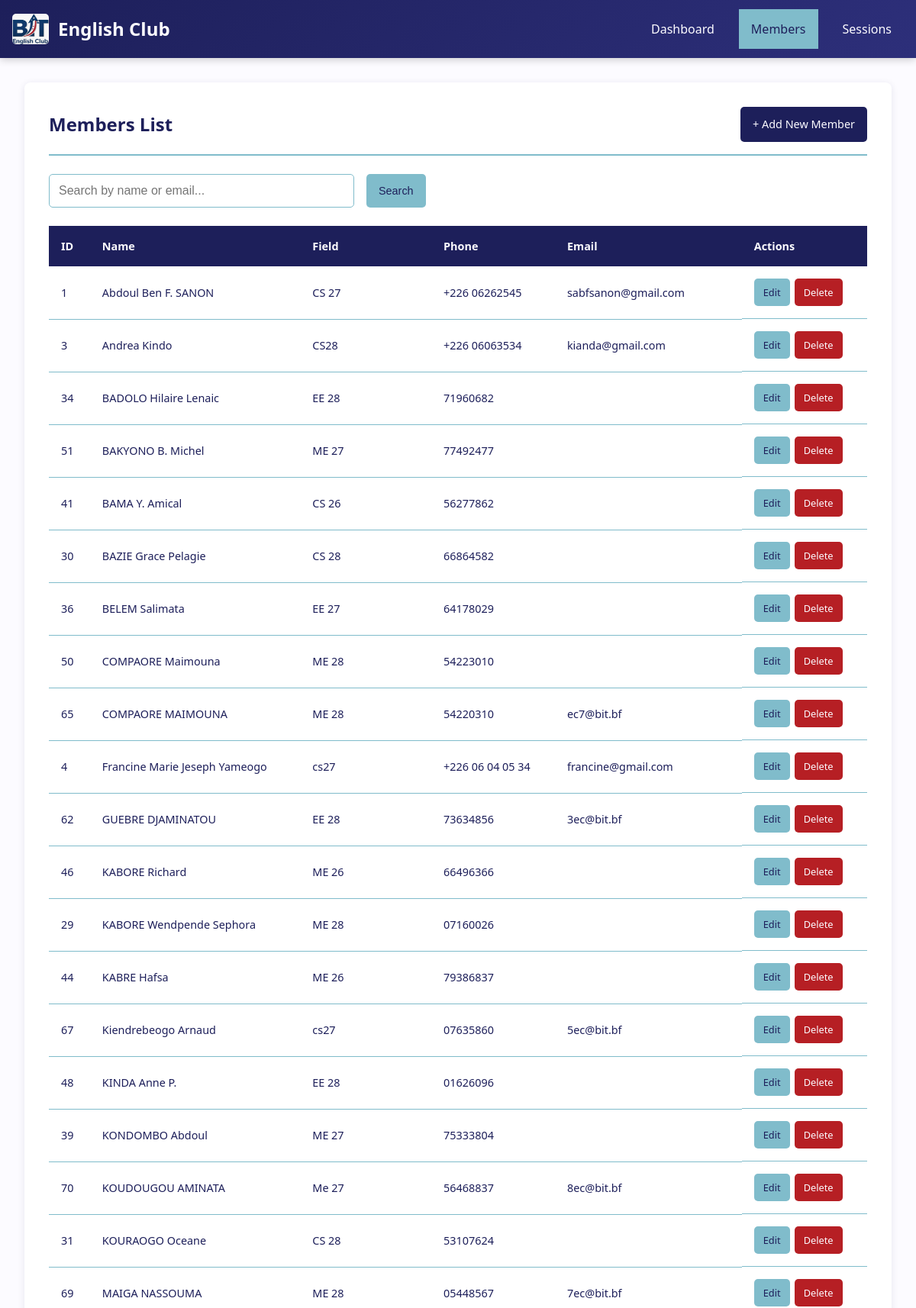
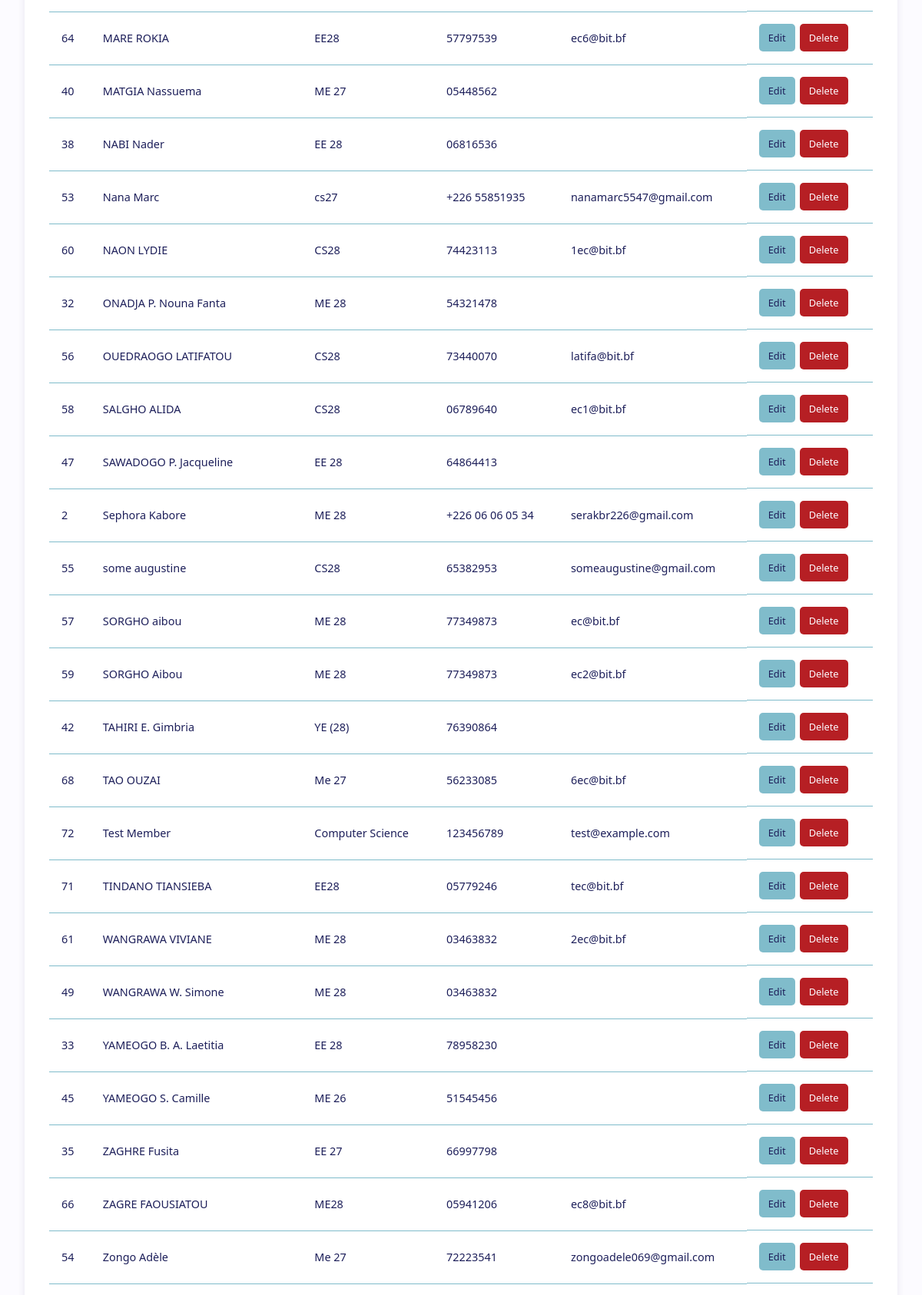
The page /?page=members (upper part) on the database its author committed (2 pictures, top to bottom).
### tables this page shows
CREATE TABLE `members` (
  `id` int NOT NULL AUTO_INCREMENT,
  `name` varchar(100) NOT NULL,
  `field` varchar(100) NOT NULL,
  `phone` varchar(20) NOT NULL,
  `email` varchar(100) DEFAULT NULL,
  `created_at` timestamp NULL DEFAULT CURRENT_TIMESTAMP,
  `updated_at` timestamp NULL DEFAULT CURRENT_TIMESTAMP ON UPDATE CURRENT_TIMESTAMP,
  PRIMARY KEY (`id`),
  UNIQUE KEY `email` (`email`)
);

### config/database.php (called while the page is built, shortened)
<?php
class Database {
    private static $instance = null;
    private $connection;
    private $host = 'localhost';
    private $dbname = 'english_club';
    private $username = 'root';
    private $password = 'sabf2005';
    private $charset = 'utf8mb4';
    private function __construct() {
        $dsn = "mysql:host={$this->host};dbname={$this->dbname};charset={$this->charset}";
        $options = [
            PDO::ATTR_ERRMODE => PDO::ERRMODE_EXCEPTION,
            PDO::ATTR_DEFAULT_FETCH_MODE => PDO::FETCH_ASSOC,
            PDO::ATTR_EMULATE_PREPARES => false,
            PDO::ATTR_PERSISTENT => true,
        ];
        try {
            $this->connection = new PDO($dsn, $this->username, $this->password, $options);
        } catch (PDOException $e) {
            throw new PDOException("Database connection failed: " . $e->getMessage(), (int)$e->getCode());
        }
    }
    public static function getInstance() {
        if (self::$instance === null) {
            self::$instance = new self();
        }
        return self::$instance;
    }
    public function query($sql, $params = []) {
        try {
            $stmt = $this->connection->prepare($sql);
            $stmt->execute($params);
            return $stmt;
        } catch (PDOException $e) {
            throw new PDOException("Query failed: " . $e->getMessage(), (int)$e->getCode());
        }
    }
}

### controllers/MemberController.php (called while the page is built, shortened)
<?php
require_once __DIR__ . '/../models/Member.php';
class MemberController {
    private $memberModel;
    public function __construct() {
        $this->memberModel = new Member();
    }
    public function index() {
        $search = $_GET['search'] ?? null;
        if ($search) {
            $members = $this->memberModel->search($search);
        } else {
            $members = $this->memberModel->getAll();
        }
        return $members;
    }
}

### models/Member.php (called while the page is built, shortened)
<?php
require_once __DIR__ . '/../config/database.php';
class Member {
    private $db;
    public function __construct() {
        $this->db = Database::getInstance();
    }
    public function getAll() {
        $sql = "SELECT * FROM members ORDER BY name ASC";
        $stmt = $this->db->query($sql);
        return $stmt->fetchAll();
    }
}

### views/members/index.php (the view, shortened to what this page needs)
<div class="card">
    <div class="card-header">
        <h2 class="card-title">Members List</h2>
        <a href="?page=members&action=create" class="btn btn-primary">+ Add New Member</a>
    </div>
    <div style="margin-bottom: 1.5rem;">
        <form method="GET" style="display: flex; gap: 1rem; align-items: center; flex-wrap: wrap;">
            <input type="text" name="search" placeholder="Search by name or email..."
                   value="<?= htmlspecialchars($_GET['search'] ?? '') ?>"
                   class="form-control" style="flex: 1; min-width: 200px;">
            <button type="submit" class="btn btn-secondary">Search</button>
        </form>
    </div>
    <?php if (empty($members)): ?>
        <div class="empty-state">
            <div class="empty-state-title">No Members Found</div>
            <div class="empty-state-description">
                <?= isset($_GET['search']) ? 'No members match your search criteria.' : 'Get started by adding your first member to the club.' ?>
            </div>
            <div class="empty-state-action">
                <a href="?page=members&action=create" class="btn btn-primary">Add First Member</a>
            </div>
        </div>
    <?php else: ?>
        <div class="table-responsive">
            <table>
                <thead>
                    <tr>
                        <th>ID</th>
                        <th>Name</th>
                        <th>Field</th>
                        <th>Phone</th>
                        <th>Email</th>
                        <th>Actions</th>
                    </tr>
                </thead>
                <tbody>
                    <?php foreach ($members as $member): ?>
                        <tr>
                            <td><?= htmlspecialchars($member['id'] ?? '') ?></td>
                            <td><?= htmlspecialchars($member['name'] ?? '') ?></td>
                            <td><?= htmlspecialchars($member['field'] ?? '') ?></td>
                            <td><?= htmlspecialchars($member['phone'] ?? '') ?></td>
                            <td><?= htmlspecialchars($member['email'] ?? '') ?></td>
                            <td class="actions">
                                <a href="?page=members&action=edit&id=<?= $member['id'] ?? 0 ?>" class="btn btn-secondary btn-sm">Edit</a>
                                <a href="?page=members&action=delete&id=<?= $member['id'] ?? 0 ?>"
                                   class="btn btn-danger btn-sm"
                                   onclick="return confirm('Are you sure you want to delete this member?')">Delete</a>
                            </td>
                        </tr>
                    <?php endforeach; ?>
                </tbody>
            </table>
        </div>
    <?php endif; ?>
</div>

### assets/css/style.css (style rules this page uses)
*, *::before, *::after { box-sizing: border-box; }
body { font-family: 'Segoe UI', Tahoma, Geneva, Verdana, sans-serif; background-color: #FCFBFF; margin: 0; padding: 0; line-height: 1.5; color: #1D1F5A; }
.card { background: white; border-radius: 8px; box-shadow: 0 2px 10px rgba(29, 31, 90, 0.1); padding: 1rem; margin-bottom: 1rem; width: 100%; }
.card-header { display: flex; flex-direction: column; gap: 0.75rem; margin-bottom: 1rem; padding-bottom: 0.75rem; border-bottom: 2px solid #80BCCB; align-items: flex-start; }
.card-title { font-size: 1.25rem; color: #1D1F5A; margin: 0; }
.btn { padding: 0.75rem 1rem; border: none; border-radius: 5px; cursor: pointer; font-size: 0.9rem; text-decoration: none; display: inline-flex; align-items: center; justify-content: center; transition: all 0.3s; min-height: 44px; min-width: 44px; box-sizing: border-box; }
.btn-sm { padding: 0.5rem 0.75rem; font-size: 0.8rem; min-height: 36px; min-width: auto; }
.btn-primary { background: #1D1F5A; color: #FCFBFF; }
.btn-danger { background: #B61F24; color: #FCFBFF; }
.btn-secondary { background: #80BCCB; color: #1D1F5A; }
.form-control { width: 100%; padding: 0.75rem; border: 1px solid #80BCCB; border-radius: 5px; font-size: 1rem; min-height: 44px; box-sizing: border-box; }
.table-responsive { overflow-x: auto; -webkit-overflow-scrolling: touch; margin: 0 -1rem; padding: 0 1rem; }
table { width: 100%; border-collapse: collapse; min-width: 600px; }
table th { background: #1D1F5A; color: #FCFBFF; padding: 0.75rem; text-align: left; font-size: 0.85rem; white-space: nowrap; }
table td { padding: 0.75rem; border-bottom: 1px solid #80BCCB; font-size: 0.9rem; }
.actions { display: flex; flex-wrap: wrap; gap: 0.375rem; }
form[method="GET"] { display: flex; flex-direction: column; gap: 0.75rem; }
form[method="GET"] .form-control { width: 100%; max-width: 100%; }
@media (min-width: 768px) { .card { padding: 1.5rem; margin-bottom: 1.5rem; } }
@media (min-width: 768px) { .card-header { flex-direction: row; justify-content: space-between; align-items: center; margin-bottom: 1.5rem; padding-bottom: 1rem; } }
@media (min-width: 768px) { .card-title { font-size: 1.5rem; } }
@media (min-width: 768px) { form[method="GET"] { flex-direction: row; align-items: center; } }
@media (min-width: 768px) { form[method="GET"] .form-control { flex: 1; max-width: 300px; } }
@media (min-width: 1024px) { .card { padding: 2rem; margin-bottom: 2rem; } }
@media (min-width: 1024px) { form[method="GET"] .form-control { max-width: 400px; } }
@media (min-width: 1024px) { table th, table td { padding: 1rem; } }
@media (min-width: 1024px) { table th { font-size: 0.9rem; } }

### rows shown on the page
members: id "1", name "Abdoul Ben F. SANON", field "CS 27", phone "+226 06262545", email "sabfsanon@gmail.com"
members: id "3", name "Andrea Kindo", field "CS28", phone "+226 06063534", email "kianda@gmail.com"
members: id "34", name "BADOLO Hilaire Lenaic", field "EE 28", phone "71960682"
members: id "51", name "BAKYONO B. Michel", field "ME 27", phone "77492477"
members: id "41", name "BAMA Y. Amical", field "CS 26", phone "56277862"
members: id "30", name "BAZIE Grace Pelagie", field "CS 28", phone "66864582"
members: id "36", name "BELEM Salimata", field "EE 27", phone "64178029"
members: id "50", name "COMPAORE Maimouna", field "ME 28", phone "54223010"
members: id "65", name "COMPAORE MAIMOUNA", field "ME 28", phone "54220310", email "ec7@bit.bf"
members: id "4", name "Francine Marie Jeseph Yameogo", field "cs27", phone "+226 06 04 05 34", email "francine@gmail.com"
members: id "62", name "GUEBRE DJAMINATOU", field "EE 28", phone "73634856", email "3ec@bit.bf"
members: id "46", name "KABORE Richard", field "ME 26", phone "66496366"
members: id "29", name "KABORE Wendpende Sephora", field "ME 28", phone "07160026"
members: id "44", name "KABRE Hafsa", field "ME 26", phone "79386837"
members: id "67", name "Kiendrebeogo Arnaud", field "cs27", phone "07635860", email "5ec@bit.bf"
members: id "48", name "KINDA Anne P.", field "EE 28", phone "01626096"
members: id "39", name "KONDOMBO Abdoul", field "ME 27", phone "75333804"
members: id "70", name "KOUDOUGOU AMINATA", field "Me 27", phone "56468837", email "8ec@bit.bf"
members: id "31", name "KOURAOGO Oceane", field "CS 28", phone "53107624"
members: id "69", name "MAIGA NASSOUMA", field "ME 28", phone "05448567", email "7ec@bit.bf"
members: id "64", name "MARE ROKIA", field "EE28", phone "57797539", email "ec6@bit.bf"
members: id "40", name "MATGIA Nassuema", field "ME 27", phone "05448562"
members: id "38", name "NABI Nader", field "EE 28", phone "06816536"
members: id "53", name "Nana Marc", field "cs27", phone "+226 55851935", email "nanamarc5547@gmail.com"
members: id "60", name "NAON LYDIE", field "CS28", phone "74423113", email "1ec@bit.bf"
members: id "32", name "ONADJA P. Nouna Fanta", field "ME 28", phone "54321478"
members: id "56", name "OUEDRAOGO LATIFATOU", field "CS28", phone "73440070", email "latifa@bit.bf"
members: id "58", name "SALGHO ALIDA", field "CS28", phone "06789640", email "ec1@bit.bf"
members: id "47", name "SAWADOGO P. Jacqueline", field "EE 28", phone "64864413"
members: id "2", name "Sephora Kabore", field "ME 28", phone "+226 06 06 05 34", email "serakbr226@gmail.com"
members: id "55", name "some augustine", field "CS28", phone "65382953", email "someaugustine@gmail.com"
members: id "57", name "SORGHO aibou", field "ME 28", phone "77349873", email "ec@bit.bf"
members: id "59", name "SORGHO Aibou", field "ME 28", phone "77349873", email "ec2@bit.bf"
members: id "42", name "TAHIRI E. Gimbria", field "YE (28)", phone "76390864"
members: id "68", name "TAO OUZAI", field "Me 27", phone "56233085", email "6ec@bit.bf"
members: id "72", name "Test Member", field "Computer Science", phone "123456789", email "test@example.com"
members: id "71", name "TINDANO TIANSIEBA", field "EE28", phone "05779246", email "tec@bit.bf"
members: id "61", name "WANGRAWA VIVIANE", field "ME 28", phone "03463832", email "2ec@bit.bf"
members: id "49", name "WANGRAWA W. Simone", field "ME 28", phone "03463832"
members: id "33", name "YAMEOGO B. A. Laetitia", field "EE 28", phone "78958230"
members: id "45", name "YAMEOGO S. Camille", field "ME 26", phone "51545456"
members: id "35", name "ZAGHRE Fusita", field "EE 27", phone "66997798"
members: id "66", name "ZAGRE FAOUSIATOU", field "ME28", phone "05941206", email "ec8@bit.bf"
members: id "54", name "Zongo Adèle", field "Me 27", phone "72223541", email "zongoadele069@gmail.com"
